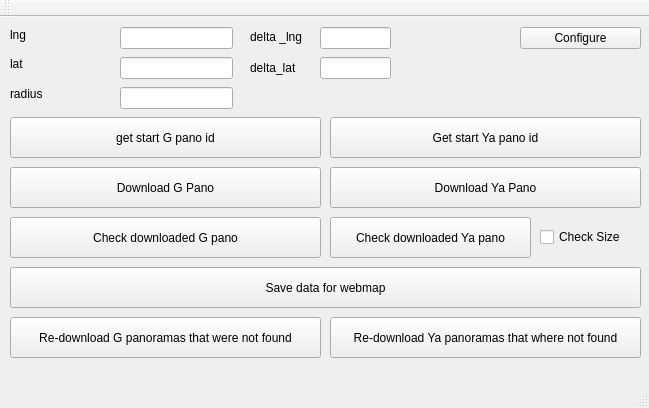
<?xml version="1.0" encoding="UTF-8"?>
<ui version="4.0">
 <class>MainWindow</class>
 <widget class="QMainWindow" name="MainWindow">
  <property name="geometry">
   <rect>
    <x>0</x>
    <y>0</y>
    <width>649</width>
    <height>408</height>
   </rect>
  </property>
  <property name="windowTitle">
   <string>MainWindow</string>
  </property>
  <widget class="QWidget" name="centralWidget">
   <widget class="QPushButton" name="pushButton">
    <property name="geometry">
     <rect>
      <x>330</x>
      <y>100</y>
      <width>311</width>
      <height>41</height>
     </rect>
    </property>
    <property name="text">
     <string>Get start Ya pano id</string>
    </property>
   </widget>
   <widget class="QLabel" name="label">
    <property name="geometry">
     <rect>
      <x>10</x>
      <y>410</y>
      <width>611</width>
      <height>16</height>
     </rect>
    </property>
    <property name="text">
     <string/>
    </property>
   </widget>
   <widget class="QPushButton" name="pushButton_2">
    <property name="geometry">
     <rect>
      <x>330</x>
      <y>200</y>
      <width>201</width>
      <height>41</height>
     </rect>
    </property>
    <property name="text">
     <string>Check downloaded Ya pano</string>
    </property>
   </widget>
   <widget class="QPushButton" name="pushButton_3">
    <property name="geometry">
     <rect>
      <x>330</x>
      <y>150</y>
      <width>311</width>
      <height>41</height>
     </rect>
    </property>
    <property name="text">
     <string>Download Ya Pano</string>
    </property>
   </widget>
   <widget class="QPushButton" name="pushButton_4">
    <property name="geometry">
     <rect>
      <x>10</x>
      <y>200</y>
      <width>311</width>
      <height>41</height>
     </rect>
    </property>
    <property name="text">
     <string>Check downloaded G pano</string>
    </property>
   </widget>
   <widget class="QPushButton" name="pushButton_6">
    <property name="geometry">
     <rect>
      <x>10</x>
      <y>150</y>
      <width>311</width>
      <height>41</height>
     </rect>
    </property>
    <property name="text">
     <string>Download G Pano</string>
    </property>
   </widget>
   <widget class="QPushButton" name="pushButton_7">
    <property name="geometry">
     <rect>
      <x>10</x>
      <y>250</y>
      <width>631</width>
      <height>41</height>
     </rect>
    </property>
    <property name="text">
     <string>Save data for webmap</string>
    </property>
   </widget>
   <widget class="QPushButton" name="pushButton_8">
    <property name="geometry">
     <rect>
      <x>10</x>
      <y>100</y>
      <width>311</width>
      <height>41</height>
     </rect>
    </property>
    <property name="text">
     <string>get start G pano id</string>
    </property>
   </widget>
   <widget class="QLineEdit" name="lineEdit">
    <property name="geometry">
     <rect>
      <x>120</x>
      <y>10</y>
      <width>113</width>
      <height>22</height>
     </rect>
    </property>
    <property name="text">
     <string/>
    </property>
   </widget>
   <widget class="QLineEdit" name="lineEdit_2">
    <property name="geometry">
     <rect>
      <x>120</x>
      <y>40</y>
      <width>113</width>
      <height>22</height>
     </rect>
    </property>
    <property name="text">
     <string/>
    </property>
   </widget>
   <widget class="QLabel" name="label_2">
    <property name="geometry">
     <rect>
      <x>10</x>
      <y>10</y>
      <width>71</width>
      <height>16</height>
     </rect>
    </property>
    <property name="text">
     <string>lng</string>
    </property>
   </widget>
   <widget class="QLabel" name="label_3">
    <property name="geometry">
     <rect>
      <x>10</x>
      <y>40</y>
      <width>57</width>
      <height>14</height>
     </rect>
    </property>
    <property name="text">
     <string>lat</string>
    </property>
   </widget>
   <widget class="QLabel" name="label_4">
    <property name="geometry">
     <rect>
      <x>10</x>
      <y>70</y>
      <width>57</width>
      <height>14</height>
     </rect>
    </property>
    <property name="text">
     <string>radius</string>
    </property>
   </widget>
   <widget class="QLineEdit" name="lineEdit_3">
    <property name="geometry">
     <rect>
      <x>120</x>
      <y>70</y>
      <width>113</width>
      <height>22</height>
     </rect>
    </property>
    <property name="text">
     <string/>
    </property>
   </widget>
   <widget class="QPushButton" name="pushButton_9">
    <property name="geometry">
     <rect>
      <x>10</x>
      <y>300</y>
      <width>311</width>
      <height>41</height>
     </rect>
    </property>
    <property name="text">
     <string>Re-download G panoramas that were not found</string>
    </property>
    <property name="autoRepeat">
     <bool>false</bool>
    </property>
    <property name="autoExclusive">
     <bool>false</bool>
    </property>
   </widget>
   <widget class="QLineEdit" name="lineEdit_4">
    <property name="geometry">
     <rect>
      <x>320</x>
      <y>10</y>
      <width>71</width>
      <height>22</height>
     </rect>
    </property>
    <property name="text">
     <string/>
    </property>
   </widget>
   <widget class="QLabel" name="label_5">
    <property name="geometry">
     <rect>
      <x>250</x>
      <y>10</y>
      <width>71</width>
      <height>20</height>
     </rect>
    </property>
    <property name="text">
     <string>delta _lng</string>
    </property>
   </widget>
   <widget class="QLabel" name="label_6">
    <property name="geometry">
     <rect>
      <x>250</x>
      <y>40</y>
      <width>61</width>
      <height>21</height>
     </rect>
    </property>
    <property name="text">
     <string>delta_lat</string>
    </property>
   </widget>
   <widget class="QLineEdit" name="lineEdit_5">
    <property name="geometry">
     <rect>
      <x>320</x>
      <y>40</y>
      <width>71</width>
      <height>22</height>
     </rect>
    </property>
    <property name="text">
     <string/>
    </property>
   </widget>
   <widget class="QCheckBox" name="checkBox">
    <property name="geometry">
     <rect>
      <x>540</x>
      <y>210</y>
      <width>85</width>
      <height>20</height>
     </rect>
    </property>
    <property name="text">
     <string>Check Size</string>
    </property>
   </widget>
   <widget class="QPushButton" name="pushButton_5">
    <property name="geometry">
     <rect>
      <x>330</x>
      <y>300</y>
      <width>311</width>
      <height>41</height>
     </rect>
    </property>
    <property name="text">
     <string>Re-download Ya panoramas that where not found</string>
    </property>
   </widget>
   <widget class="QPushButton" name="pushButton_10">
    <property name="geometry">
     <rect>
      <x>520</x>
      <y>10</y>
      <width>121</width>
      <height>22</height>
     </rect>
    </property>
    <property name="text">
     <string>Configure</string>
    </property>
   </widget>
  </widget>
  <widget class="QMenuBar" name="menuBar">
   <property name="geometry">
    <rect>
     <x>0</x>
     <y>0</y>
     <width>649</width>
     <height>19</height>
    </rect>
   </property>
  </widget>
  <widget class="QToolBar" name="mainToolBar">
   <attribute name="toolBarArea">
    <enum>TopToolBarArea</enum>
   </attribute>
   <attribute name="toolBarBreak">
    <bool>false</bool>
   </attribute>
  </widget>
  <widget class="QStatusBar" name="statusBar"/>
 </widget>
 <layoutdefault spacing="6" margin="11"/>
 <resources/>
 <connections/>
</ui>
